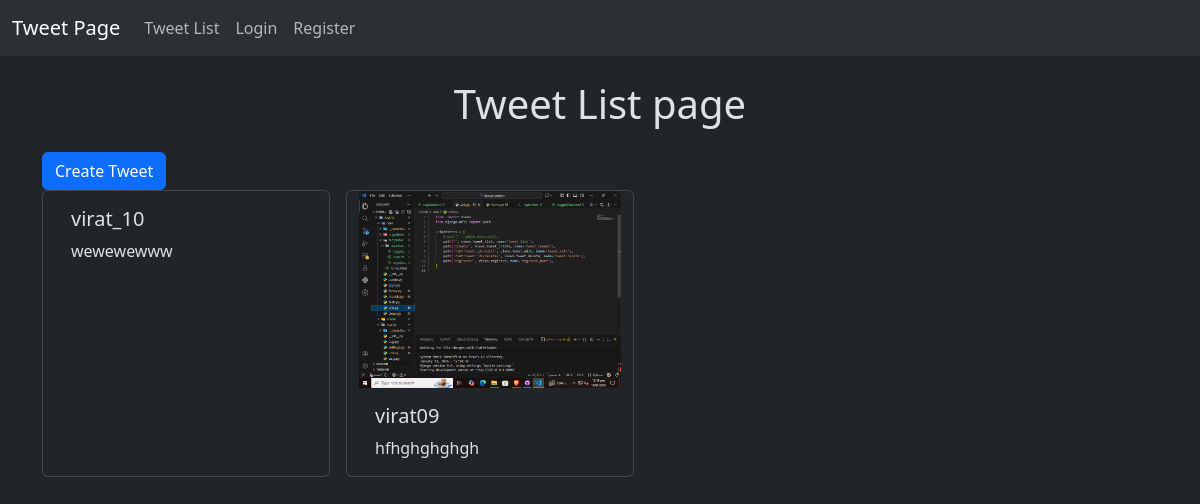
/core/, run on the app's committed database.
### core/models.py (models this page shows, shortened)
class Tweet(models.Model):
    user = models.ForeignKey(User, on_delete=models.CASCADE)
    text = models.TextField(max_length=200)
    photo = models.ImageField(upload_to='tweets/photo/', blank=True, null=True)
    created_at = models.DateTimeField(default=timezone.now)
    updated_at = models.DateTimeField(auto_now=True)

### core/views.py (the view)
# urls.py: path("", views.tweet_list, name="tweet_list"),
def tweet_list(request):
    tweets = Tweet.objects.all().order_by('-created_at')
    return render(request, 'tweet_list.html', {'tweets': tweets})

### templates/tweet_list.html (shortened to what this page needs)
{% extends "layout.html" %}
{% block content %}
    <h1 class="text-center  mt-4 mb-4 "> Tweet List page </h1>
    <a class="btn btn-primary" href="{% url 'tweet_create' %}"> Create Tweet</a>
 <div class="container row gap-3">
    {% for tweet in tweets %}
     <div class="card" style="width: 18rem;">
  {% if tweet.photo %}
  <img src="{{tweet.photo.url}}" class="card-img-top" alt="Tweet photo">
  {% endif %}
  <div class="card-body">
    <h5 class="card-title">{{tweet.user.username}}</h5>
    <p class="card-text">{{tweet.text}}</p>
  </div>
</div>
    {% endfor %}
 </div>
{% endblock %}

### data on the page
Tweet: user.username "virat_10", text "wewewewww"
Tweet: photo (picture), user.username "virat09", text "hfhghghghgh"
